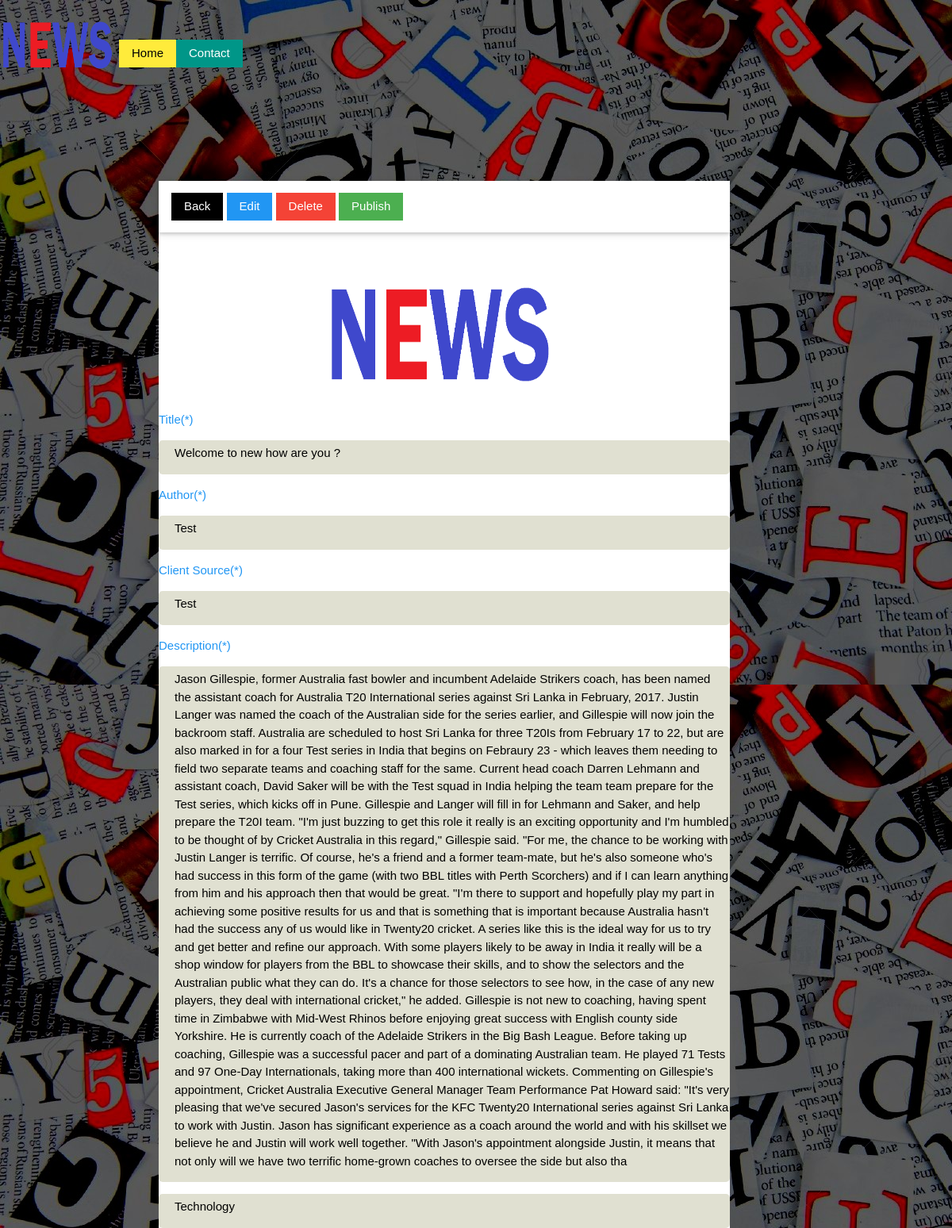
Screenshot of /personal_news/pages/admin_detailview.php?id=4 with the database file from the repository.
### tables this page shows
CREATE TABLE IF NOT EXISTS `news_details` (
  `news_detailid` int(11) NOT NULL,
  `news_title` varchar(555) DEFAULT NULL,
  `news_details` longtext,
  `news_source` varchar(255) DEFAULT NULL,
  `news_type` varchar(255) DEFAULT NULL,
  `author` varchar(255) DEFAULT NULL,
  `image_name` varchar(255) DEFAULT NULL,
  `image_location` varchar(255) DEFAULT NULL,
  `publish_status` int(11) DEFAULT NULL,
  `publish_date` datetime DEFAULT NULL,
  `created_by` int(11) DEFAULT NULL,
  `created_date` datetime DEFAULT NULL,
  PRIMARY KEY (`news_detailid`)
);

### personal_news/pages/admin_detailview.php (the view, shortened to what this page needs)
<?php
include('header.php');
$id=$_REQUEST["id"];
$select_news_query="SELECT * FROM news_details WHERE news_detailid='".$id."'";
$select_news_result=mysql_query($select_news_query);
	$k=0;
	$title=mysql_result($select_news_result,$k,'news_title');
	$news_source=mysql_result($select_news_result,$k,'news_source');
	$short_details=mysql_result($select_news_result,$k,'news_details');
	$image_loc1=mysql_result($select_news_result,$k,'image_name');
	$news_type=mysql_result($select_news_result,$k,'news_type');
	$author=mysql_result($select_news_result,$k,'author');
	$publish_status=mysql_result($select_news_result,$k,'publish_status');
?>
<div style="position:relative;left:200px;top:100px;width:60%;background:white;">
<form class="w3-container w3-card-2" method="post" action="admin_editview.php"  enctype="multipart/form-data" >
			<p>
		   <a href='admin_index.php' class="w3-btn">Back</a>
		   <button class="w3-btn w3-blue">Edit</button>
		   <a href='#' class="w3-btn w3-red">Delete</a>
		   <?php if($publish_status==0){ ?><a href='#' class="w3-btn w3-green">Publish</a><?php } ?>
		  </p>
</form>
		  <p>
			<center><img id="show_image" height="200" width="300" src="../uploads/<?php echo $image_loc1; ?>" onclick="callhidden();" /></center>
		  </p>
		  <p>
		  <label class="w3-label w3-text-blue">Title(*)</label>
			<div style='background: #e0e0d1;border-radius:5px;padding:5px 0px 15px 20px;'> <?php echo $title; ?> </div>
		  </p>
		  <p>
		  <label class="w3-label w3-text-blue">Author(*)</label>
		  <div style='background: #e0e0d1;border-radius:5px;padding:5px 0px 15px 20px;'> <?php echo $author; ?> </div>
		   </p>
		   <p>
		  <label class="w3-label w3-text-blue">Client Source(*)</label>
		  <div style='background: #e0e0d1;border-radius:5px;padding:5px 0px 15px 20px;'> <?php echo $news_source; ?> </div>
		  </p>
		  <p>
			<label class="w3-text-blue">Description(*)</label>
			<div style='background: #e0e0d1;border-radius:5px;padding:5px 0px 15px 20px;'> <?php echo $short_details; ?> </div>
		  </p>
		  <p>
			<div style='background: #e0e0d1;border-radius:5px;padding:5px 0px 15px 20px;'> <?php echo $news_type; ?> </div>
		   </p>
</div>

### personal_news/css/w3.css (style rules this page uses)
*,*:before,*:after { box-sizing:inherit }
html { -ms-text-size-adjust:100%;-webkit-text-size-adjust:100% }
body { margin:0 }
a { background-color:transparent;-webkit-text-decoration-skip:objects }
img { border-style:none }
button,input,select,textarea { font:inherit;margin:0 }
button,input { overflow:visible }
button,select { text-transform:none }
button,html [type=button],[type=reset],[type=submit] { -webkit-appearance:button }
html,body { font-family:Verdana,sans-serif;font-size:15px;line-height:1.5 }
html { overflow-x:hidden }
img { margin-bottom:-5px }
a { color:inherit }
.w3-btn,.w3-btn-block { border:none;display:inline-block;outline:0;padding:6px 16px;vertical-align:middle;overflow:hidden;text-decoration:none!important;color:#fff;background-color:#000;text-align:center;cursor:pointer;white-space:nowrap }
.w3-btn,.w3-btn-floating,.w3-btn-floating-large,.w3-closenav,.w3-opennav,.w3-btn-block { -webkit-touch-callout:none;-webkit-user-select:none;-khtml-user-select:none;-moz-user-select:none;-ms-user-select:none;user-select:none }
.w3-btn,.w3-btn-floating,.w3-dropnav a,.w3-btn-floating-large,.w3-btn-block, .w3-navbar a,.w3-sidenav a,.w3-pagination li a,.w3-hoverable tbody tr,.w3-hoverable li, .w3-accordion-content a,.w3-dropdown-content a,.w3-dropdown-click:hover,.w3-dropdown-hover:hover,.w3-opennav,.w3-closenav,.w3-closebtn,*[class*="w3-hover-"] { -webkit-transition:background-color .25s,color .15s,box-shadow .25s,opacity 0.25s,filter 0.25s,border 0.15s;transition:background-color .25s,color .15s,box-shadow .15s,opacity .25s,filter .25s,border .15s }
.w3-label { color:#009688 }
.w3-container:after,.w3-panel:after,.w3-row:after,.w3-row-padding:after,.w3-topnav:after,.w3-clear:after,.w3-btn-group:before,.w3-btn-group:after,.w3-btn-bar:before,.w3-btn-bar:after { content:"";display:table;clear:both }
.w3-container { padding:0.01em 16px }
.w3-card-2,.w3-example { box-shadow:0 2px 4px 0 rgba(0,0,0,0.16),0 2px 10px 0 rgba(0,0,0,0.12)!important }
.w3-blue,.w3-hover-blue:hover { color:#fff!important;background-color:#2196F3!important }
.w3-green,.w3-hover-green:hover { color:#fff!important;background-color:#4CAF50!important }
.w3-red,.w3-hover-red:hover { color:#fff!important;background-color:#f44336!important }
.w3-text-blue,.w3-hover-text-blue:hover { color:#2196F3!important }

### personal_news/css/header.css (style rules this page uses)
body { background:url(../images/news_background.jpg); }

### rows the page displays
news_details: image_name (picture), news_title "Welcome to new how are you ?", author "Test", news_source "Test", news_details "Jason Gillespie, former Australia fast bowler and incumbent Adelaide Strikers coach, has been named the assistant coach for Australia T20 International series against Sri Lanka in February, 2017. Justin Langer was named the coach of the Australian side for the series earlier, and Gillespie will now join the backroom staff. Australia are scheduled to host Sri Lanka for three T20Is from February 17 to 22, but are also marked in for a four Test series in India that begins on Febraury 23 - which leaves them needing to field two separate teams and coaching staff for the same. Current head coach Darren Lehmann and assistant coach, David Saker will be with the Test squad in India helping the team…", news_type "Technology"
